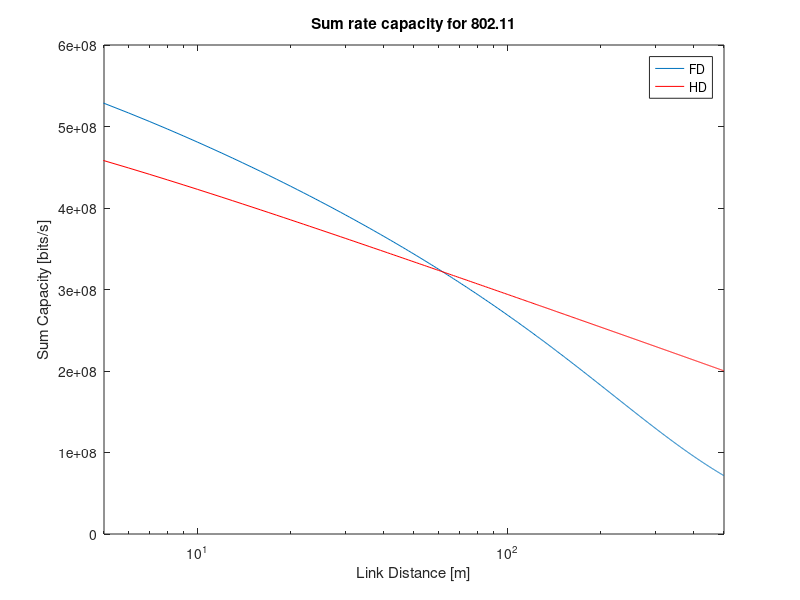

This chart was generated by the following MATLAB code:
clear all
close all
clc
w=20*10^6;
Gt=100;Gr=100;
N0=10^-20;
fc=2.45*10^9;
r=2/8;
% ht=40;hr=23;
c=3*10^8;
for d=5:500
    Pd1=1;Pu1=0.00002;
    B1=10^(10);
%delta(1,d)=69.55+26.16*log(fc)-13.82*log(ht)-((1.1*log(fc)-0.7)*hr-(1.56*log(fc)-0.8))+(44.9-6.55*log(ht))*log(d);
delta1(1,d)=((Pd1*Gt*Gr*(c^2))/((4*pi*d*fc)^2));
delta2(1,d)=((Pu1*Gt*Gr*(c^2))/((4*pi*d*fc)^2));
Cd1(1,d)=w*(log2(1+(delta1(1,d))/(N0*w+(Pu1/B1))));
Cd2(1,d)=w*(log2(1+(delta2(1,d))/(N0*w+(Pd1/B1))));
%Cd1(1,d)=4*Cd2(1,d);
adf(1,d)=Cd2(1,d)/(Cd2(1,d)+r*Cd1(1,d));
auf(1,d)=(r*Cd1(1,d))/(Cd2(1,d)+r*Cd1(1,d));
Csum(1,d)=adf(1,d)*Cd1(1,d)+auf(1,d)*Cd2(1,d);
end

for d=5:500;
    Pd2=0.0001;Pu2=0.00001;
%delta(1,d)=69.55+26.16*log(fc)-13.82*log(ht)-((1.1*log(fc)-0.7)*hr-(1.56*log(fc)-0.8))+(44.9-6.55*log(ht))*log(d);
delta3(1,d)=((Pd2*Gt*Gr*(c^2))/((4*pi*d*fc)^2));
delta4(1,d)=((Pu2*Gt*Gr*(c^2))/((4*pi*d*fc)^2));
Cd3(1,d)=w*(log2(1+(delta3(1,d))/(N0*w)));
Cd4(1,d)=w*(log2(1+(delta4(1,d))/(N0*w)));
% Cd3(1,d)=4*Cd4(1,d);
adh(1,d)=Cd4(1,d)/(Cd4(1,d)+r*Cd3(1,d));
auh(1,d)=(r*Cd3(1,d))/(Cd4(1,d)+r*Cd3(1,d));
Csumh(1,d)=adh(1,d)*Cd3(1,d)+auh(1,d)*Cd4(1,d);
end

d=0:500-1;
semilogx(d,Csum);
% semilogx(d,Cd1); 
  hold on
  semilogx(d,Csumh,'r');
%   %grid on
%   semilogx(d,Cd2,'r'); 
%   hold on
%   semilogx(d,Cd3,'g'); 
%   hold on
%   semilogx(d,Cd4,'k'); 
  axis ([5 500 0 6*10^8]);
  title('Sum rate capacity for 802.11')
xlabel('Link Distance [m]');
ylabel('Sum Capacity [bits/s]');
legend ('FD','HD');